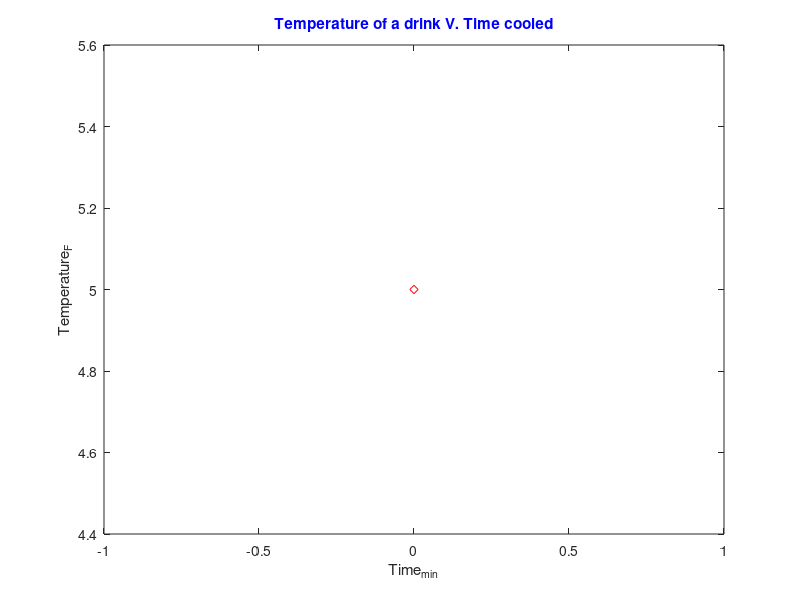

The MATLAB script that drew this image:
%%%%%%%%%%%%%%%%%%%%%%%%%%%%%%%%%%%%%%%%%%%%%%%%%%%%%%%%%%%%%%%%%%%%%%%%%%%%
%Caleb Lainhart
%8/30/2023
%August29th_Lainhart_ica
%%%%%%%%%%%%%%%%%%%%%%%%%%%%%%%%%%%%%%%%%%%%%%%%%%%%%%%%%%%%%%%%%%%%%%%%%%%%
function [] = August29th_Lainhart_ica()
%-------------------------------------------------------------%
%Input statements
%-------------------------------------------------------------%
%Asks for the current temperature of the drinks and assigns the input to
%initialTemp
initialTemp = input('What is the current temperature of the drinks in farenheit? \n');
%Asks for the fridges temperature and assingns the input to fridgeTemp
fridgeTemp = input('What is the temperature of the fridge in farenheit? \n');
%Asks for the favorite temperature and assigns the input to faveTemp
faveTemp = input('What is your favorite drinking temperature in farenheit? \n');
%-------------------------------------------------------------%
%Calculations
%-------------------------------------------------------------%
%Used algebra to solve the Newton's law of cooling for time
time = (log((faveTemp-fridgeTemp)/(initialTemp-fridgeTemp)))/(-.35);
%-------------------------------------------------------------%
%Output
%-------------------------------------------------------------%
%Prints out the amount of time it would take to cool the drinks to the
%desired temperature
fprintf("It should take %4.2d minutes to cool the drinks to %d degrees F if your friend's fridge has a temperature of %d degrees F",time,faveTemp,fridgeTemp);
%-------------------------------------------------------------%
%Graph
%-------------------------------------------------------------%
%Creates a Vector of 2000 values from 0 to double the time it takes to cool
%the drink to your entire temperature
timeVect = linspace(0,time*2,2000);
%Creates a vector of 2000 values of the temperature of the drink at the
%given time value
tempVect = fridgeTemp + (initialTemp-fridgeTemp)*exp(-.35.*timeVect);
figure;% creates the window for the graph
%Plots the temperature of the drink vs. time as a red line with diamonds at
%every point
plot(timeVect,tempVect,'rd');
xlabel("Time_{min}");%labels the X axis of the graph
ylabel("Temperature_{F}");%labels the y axis of the graph
title("Temperature of a drink V. Time cooled","Color",'b');%gives the graph a title in the color blue
end